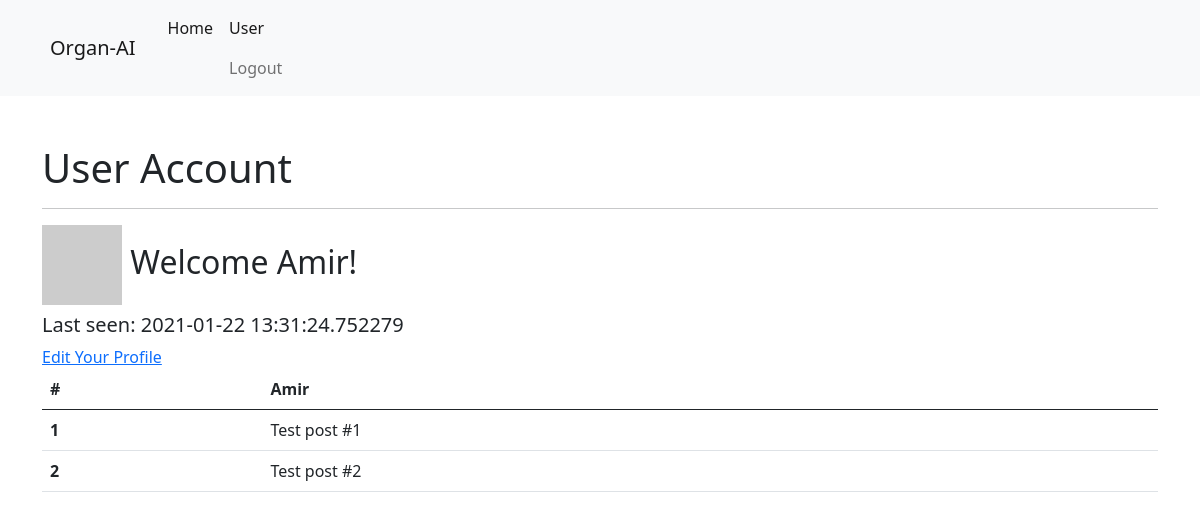
Page /user/Amir (signed in) on the earlier database version.
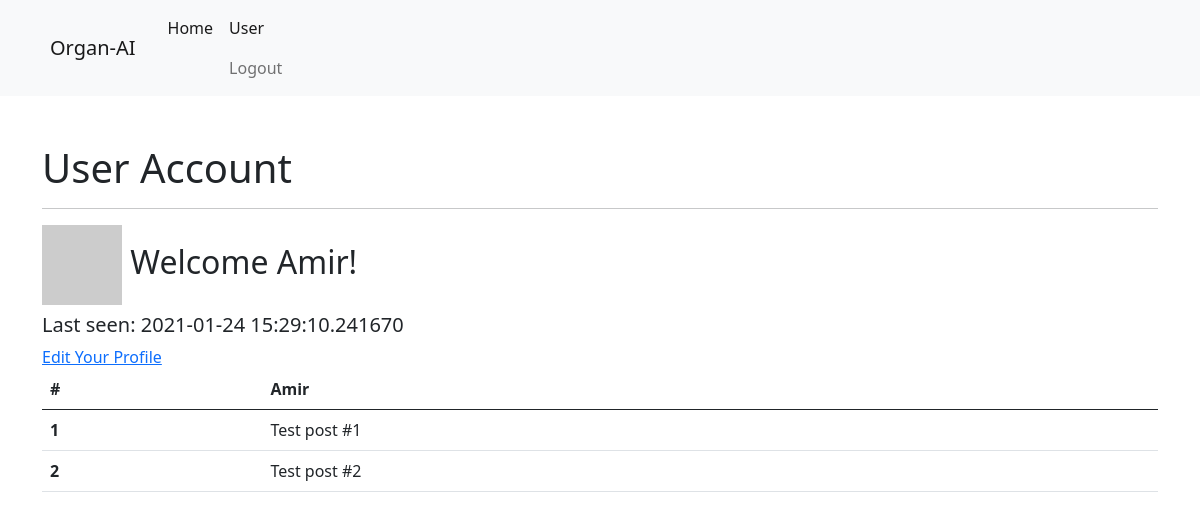
Same page on the later database version.
### app/models.py (models this page shows, shortened)
class User(UserMixin, db.Model):
    id = db.Column(db.Integer, primary_key=True)  # primary key
    username = db.Column(db.String(64), index=True, unique=True)  # we can search user by usernames
    email = db.Column(db.String(120), index=True, unique=True)  # we can email user by usernames
    password_hash = db.Column(db.String(128))
    posts = db.relation('Post', backref='author', lazy='dynamic')  # Define relation between User and Post class
    about_me = db.Column(db.String(140))
    last_seen = db.Column(db.DateTime, default=datetime.utcnow)
    def __repr__(self):
        return '<User {}>'.format(self.username)
    def avatar(self, size):
        digest = md5(self.email.lower().encode('utf-8')).hexdigest()
        return 'https://www.gravatar.com/avatar/{}?d=identicon&s={}'.format(
            digest, size
        )

### app/routes.py (the view)
@app.route('/user/<username>', methods=['GET'])
@login_required
def user(username):
    user = User.query.filter_by(username=username).first_or_404()
    posts = [
        {'author': user, 'body': 'Test post #1'},
        {'author': user, 'body': 'Test post #2'}
    ]
    return render_template('user.html', user=user, posts=posts)

### app/models.py (called while the page is built)
@login.user_loader
def load_user(id):
    return User.query.get(int(id))

### app/routes.py (called while the page is built)
@app.before_request
def before_request():
    if current_user.is_authenticated:
        current_user.last_seen = datetime.utcnow()
        db.session.commit()

### app/templates/user.html
{% extends "base.html" %}
{% block content %}
<h1> User Account</h1>
<hr>
<h2><img src="{{ user.avatar(128) }}"> Welcome {{ user.username }}!</h2>
<h5> Last seen: {{ user.last_seen }}</h5>
{% if user == current_user %}
    <a href="{{ url_for('edit_profile', username=current_user.username)}}">Edit Your Profile</a>
{% endif %}
<table class="table">
    <thead>
        <tr>
            <th scope="col">#</th>
            <th scope="col">{{ user.username }}</th>
        </tr>
    </thead>
    <tbody>
        {% for post in posts %}
            <tr>
              <th scope="row">{{loop.index}}</th>
              <td>{{ post.body }}</td>
            </tr>
        {% endfor %}
    </tbody>
</table>
{% endblock %}

### app/templates/base.html (shortened to what this page needs)
<!DOCTYPE html>
<html lang="en">
<head>
    <link rel="stylesheet" href="https://stackpath.bootstrapcdn.com/bootstrap/5.0.0-alpha2/css/bootstrap.min.css">
</head>
<body>
    <nav class="navbar navbar-expand-lg navbar-light bg-light p-2" role="navigation">
        <div class="container">
            <a class="navbar-brand p-2" href="{{ url_for('index') }}">Organ-AI</a>
            <div class="collapse navbar-collapse navbar-left" id="navbarSupportedContent">
                <ul class="navbar-nav me-auto mb-2 mb-lg-0">
                    <li class="nav-item">
                        <a class="nav-link active" href="{{ url_for('index') }}">Home</a>
                    </li>
                    <li>
                        {% if current_user.is_anonymous %}
                            <a class="nav-link active" href="{{ url_for('login') }}">Login</a>
                        {% else %}
                            <a class="nav-link active" href="{{ url_for('user', username=current_user) }}">User</a>
                            <a class="nav-link" href="{{ url_for('logout') }}">Logout</a>
                        {% endif %}
                    </li>
                </ul>
            </div>
        </div>
    </nav>
    <div class="container">
        <br>
        <br>
        {% block content%}
        {% endblock %}
    </div>
</body>
</html>

Differences in the rows shown:
changed User "Amir": last_seen "2021-01-22 13:31:24.752279" → "2021-01-24 15:29:10.241670"
